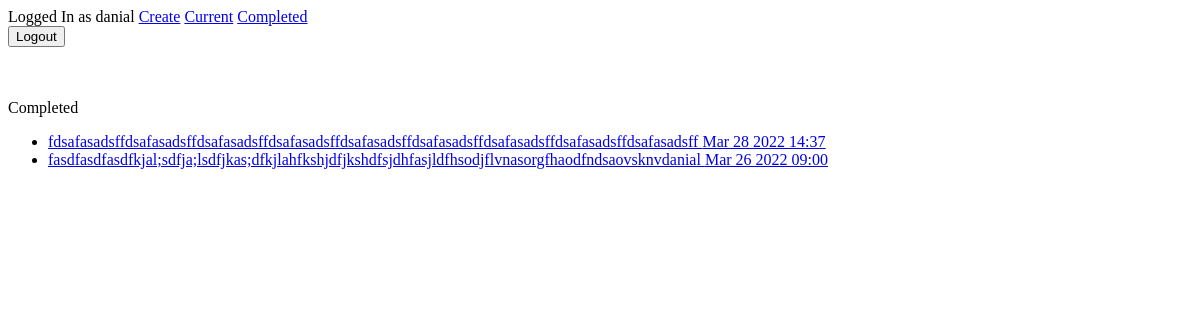
The page /completed/ (signed in) on the database as committed earlier.
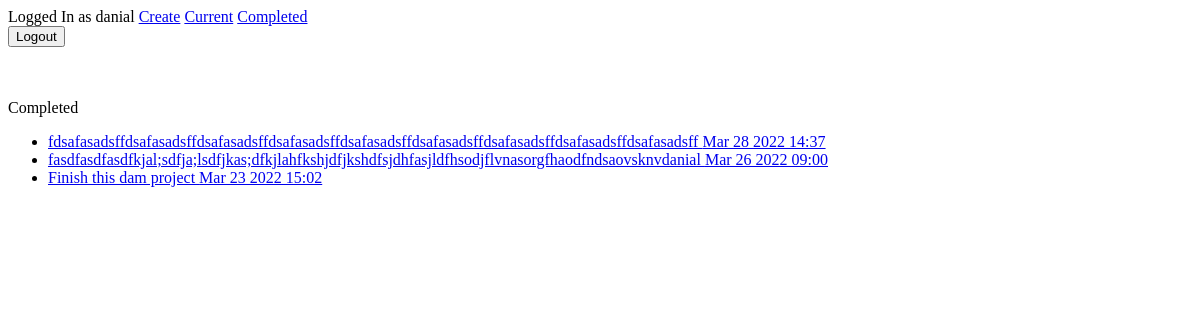
The same page on the database as committed later.
### todo/models.py (models this page shows, shortened)
class Todo(models.Model):
    title = models.CharField(max_length=100)
    memo = models.TextField(blank=True)
    created = models.DateTimeField(auto_now_add=True)
    datecompleted = models.DateTimeField(null=True, blank=True)
    important = models.BooleanField(default=False)
    user = models.ForeignKey(User, on_delete=models.CASCADE)

### todo/views.py (the view)
# urls.py: path('completed/', views.completedtodos, name='completedtodos'),
@login_required
def completedtodos(request):
    todos = Todo.objects.filter(user=request.user, datecompleted__isnull=False).order_by('-datecompleted')
    return render(request, 'todo/completedtodos.html', {'todos':todos})

### todo/templates/todo/completedtodos.html (shortened to what this page needs)
{% extends 'todo/base.html' %}
{% block content %}
Completed
<ul>
    {% for todo in todos %}
        <li>
            <a href="{% url 'viewtodo' todo.id %}">
                {% if todo.important %}
                    <b>{{ todo.title }}</b>
                {% else %}
                    {{ todo.title }}
                {% endif %}
                {{ todo.datecompleted|date:'M j Y H:i' }}
            </a>
        </li>
    {% endfor %}
</ul>
{% endblock %}

Rows that differ between the two databases and show on the page:
added Todo: title "Finish this dam project", datecompleted "Mar 23 2022 15:02"
